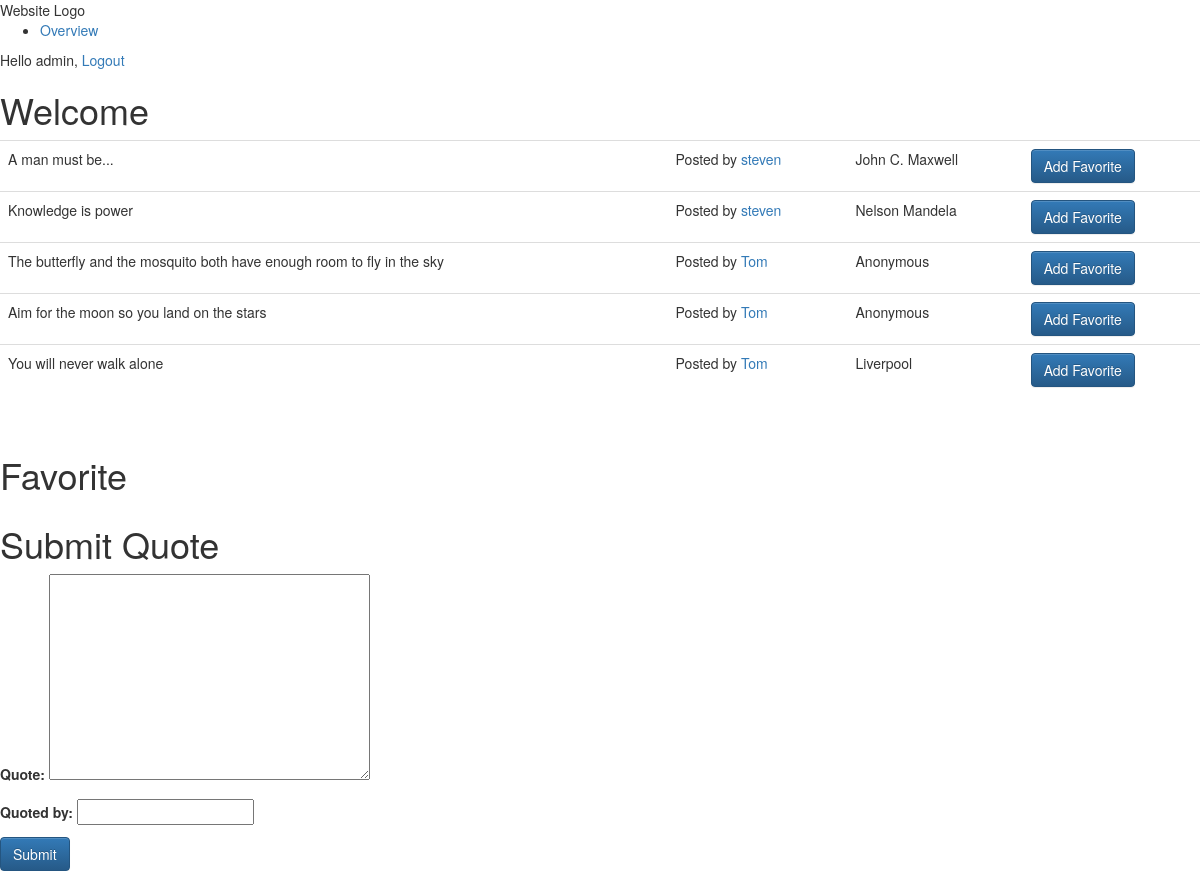
Screenshot of /project/ (signed in) with the database file from the repository.
### apps/project/models.py (models this page shows, shortened)
class Quote(models.Model):
    user = models.ForeignKey('auth.User')
    quoted_by = models.CharField(max_length=255, validators = [MinLengthValidator(4)])
    quote = models.TextField(validators = [MinLengthValidator(11)])
    created = models.DateTimeField( auto_now_add=True)
    favorites = models.ManyToManyField('auth.User', related_name='favorite_quotes')

### apps/project/views.py (the view)
@login_required
def overview(request):
	form = QuoteForm()
	quotes = Quote.objects.exclude(favorites=request.user)
	favorite_quotes = request.user.favorite_quotes.all()
	return render(request, "project/overview.html", {'form': form, 'quotes': quotes, 'favorite_quotes':favorite_quotes})

### apps/project/forms.py
class QuoteForm(forms.ModelForm):
    class Meta:
        model = Quote
        fields = ['quote', 'quoted_by']

### apps/project/templates/project/overview.html (shortened to what this page needs)
{% extends "base.html" %}
{% block content %}
	<h1>Welcome</h1>
	<table class="table">
  {% for quote in quotes %}
    <tr>
    <td> {{quote.quote}}  </td>
    <td>Posted by <a href="{% url 'user_quotes' quote.user.id %}">{{ quote.user }}</a></td>
     <td>{{quote.quoted_by}}</td>
     <td><form action="{% url 'favorite' quote.id %}" method='POST'>
	<input class="btn btn-primary" type="submit" value="Add Favorite">
	</form></td>
    </tr>
  {% endfor %}
 	</table>
 <br>
 <h1>Favorite</h1>
 <h1> Submit Quote </h1>
 <form action="{% url 'create' %}" method='POST'>
	{{ form.as_p }}
	<input class="btn btn-primary" type="submit" value="Submit">
	</form>
{% endblock %}

### apps/account/templates/base.html (shortened to what this page needs)
{% load staticfiles %}
<!DOCTYPE html>
<html>
	<head>
		<link href="{% static "css/base.css" %}" rel="stylesheet">
		<link rel="stylesheet" href="//maxcdn.bootstrapcdn.com/bootstrap/3.2.0/css/bootstrap.min.css">
		<link rel="stylesheet" href="//maxcdn.bootstrapcdn.com/bootstrap/3.2.0/css/bootstrap-theme.min.css">
	</head>
	<body>
		<div id="header">
			<span class="logo">Website Logo</span>
			{% if request.user.is_authenticated %}
				<ul class="menu">
					<li>
						<a href="{% url 'overview' %}">Overview</a>
					</li>
				</ul>
			{% endif %}
			<span class="user">
			{% if request.user.is_authenticated %}
				Hello {{ request.user }},
				<a href="{% url "logout" %}">Logout</a>
			{% else %}
				<a href="{% url "login" %}">Log-in</a>
			{% endif %}
			</span>
		</div>
		<div id="content">
			{% block content %}
			{% endblock %}
		</div>
		</body>
		</html>

### rows the page displays
Quote: quote "A man must be...", user "steven", quoted_by "John C. Maxwell"
Quote: quote "Knowledge is power", user "steven", quoted_by "Nelson Mandela"
Quote: quote "The butterfly and the mosquito both have enough room to fly in the sky", user "Tom", quoted_by "Anonymous"
Quote: quote "Aim for the moon so you land on the stars", user "Tom", quoted_by "Anonymous"
Quote: quote "You will never walk alone", user "Tom", quoted_by "Liverpool"

### other values shown
{{ request.user }} "admin"
